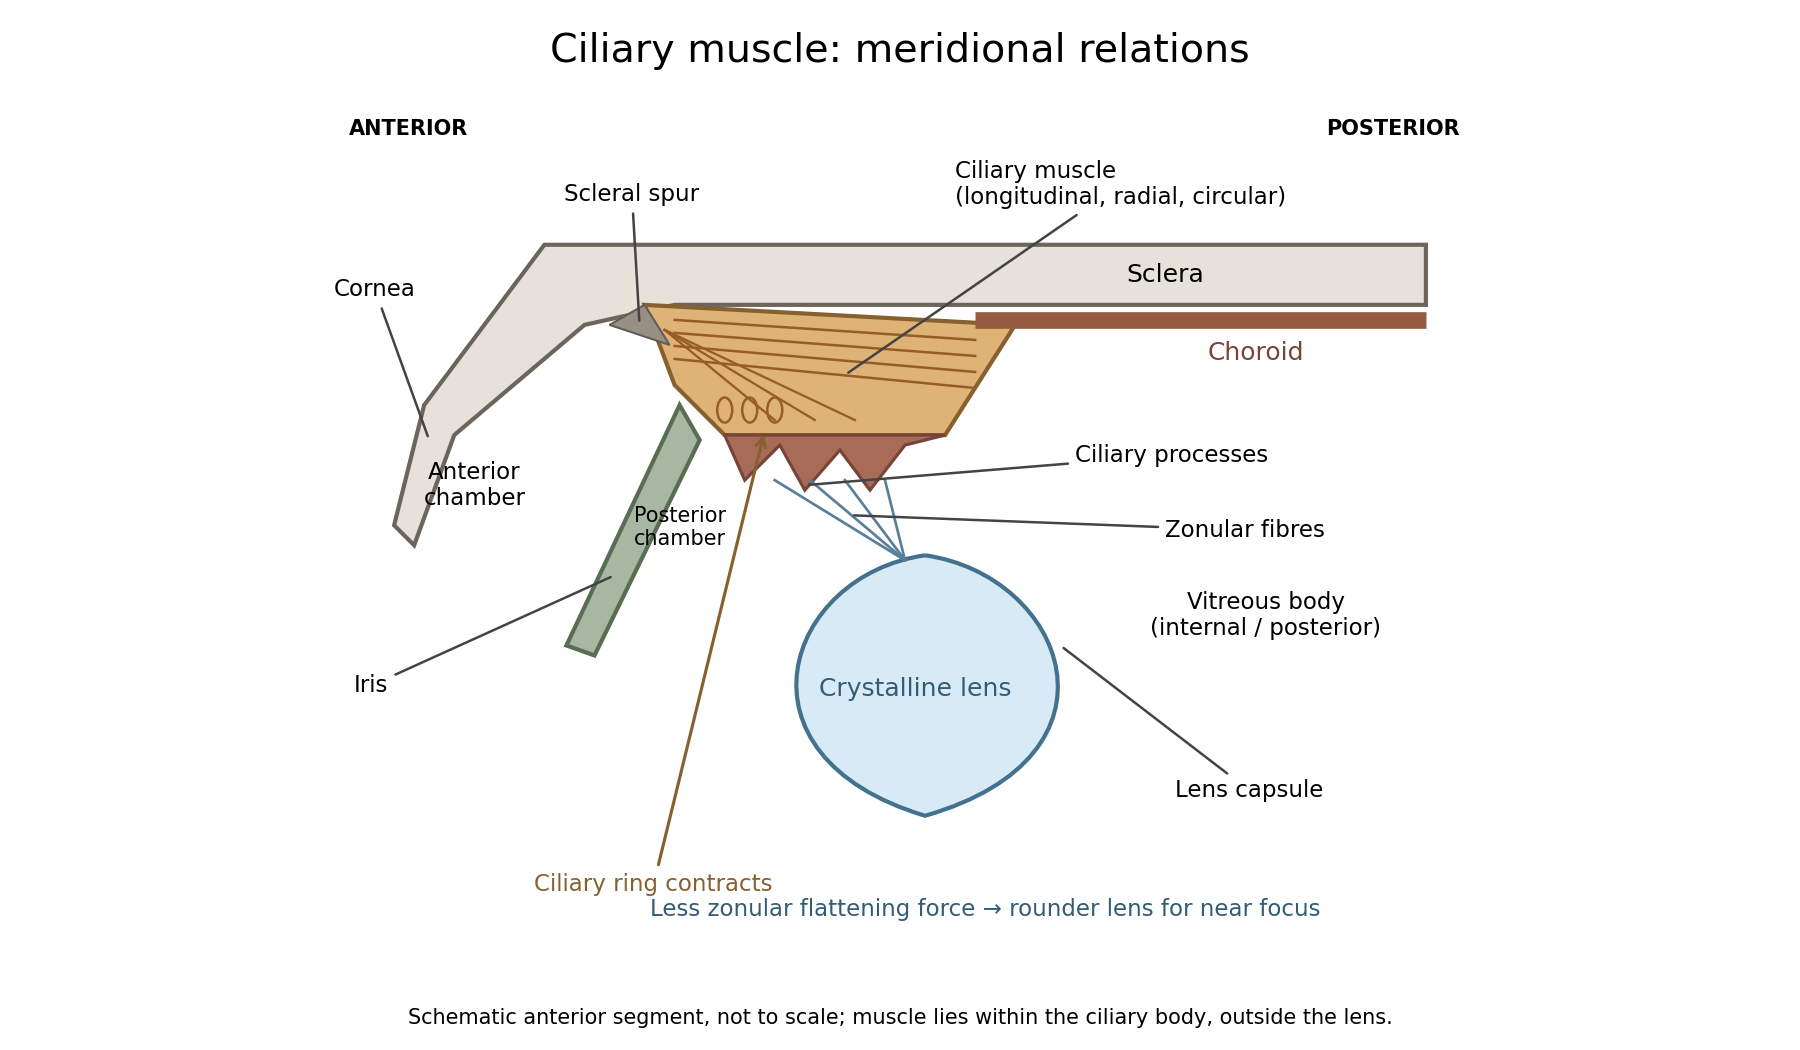

The Python source for this figure:
"""Original meridional schematic; writes an opaque PNG to CWD.
Tested with Python 3.14, matplotlib 3.10.7 and numpy 2.3.5.
"""
import os
from pathlib import Path
os.environ.setdefault('MPLCONFIGDIR',str(Path(__file__).resolve().parents[3]/'_out'/'matplotlib'))
import matplotlib
matplotlib.use('Agg')
import matplotlib.pyplot as plt
from matplotlib.patches import Polygon,Ellipse,PathPatch
from matplotlib.path import Path as MPath
plt.rcParams.update({'font.family':'DejaVu Sans','font.size':12})
fig,ax=plt.subplots(figsize=(12,7),facecolor='white')
# Anterior at left. The lens is below and internal to the ciliary muscle.
ax.add_patch(Polygon([(2.2,6.6),(11,6.6),(11,6.0),(3.5,6.0),(2.6,5.8),(1.3,4.7),(.9,3.6),(.7,3.8),(1.0,5.0)],closed=True,facecolor='#e6e1d9',edgecolor='#6d655c',lw=2))
ax.plot([6.5,11],[5.85,5.85],color='#955c42',lw=8,solid_capstyle='butt')
ax.add_patch(Polygon([(3.2,6.0),(6.9,5.8),(6.2,4.7),(4.0,4.7),(3.5,5.2)],closed=True,facecolor='#dfb276',edgecolor='#86602f',lw=2))
# Ciliary processes and root of iris; process outline is a schematic fold.
ax.add_patch(Polygon([(4,4.7),(4.2,4.25),(4.55,4.6),(4.8,4.15),(5.15,4.55),(5.45,4.15),(5.8,4.6),(6.2,4.7)],closed=True,facecolor='#a76b58',edgecolor='#774439',lw=1.5))
ax.add_patch(Polygon([(3.55,5.0),(3.75,4.65),(2.7,2.5),(2.42,2.6)],closed=True,facecolor='#a8b7a2',edgecolor='#586d52',lw=2))
ax.add_patch(Polygon([(3.2,6.0),(2.85,5.8),(3.45,5.6)],closed=True,facecolor='#999084',edgecolor='#635d55'))
# Longitudinal, radial and circular muscle markings.
for i in range(4):ax.plot([3.5,6.5],[5.85-.13*i,5.65-.16*i],color='#975d29',lw=1.2)
for x in (3.8,4.2,4.6):ax.plot([3.4,x+.7],[5.75,4.85],color='#975d29',lw=1.1)
for x in (4.0,4.25,4.5):ax.add_patch(Ellipse((x,4.95),.15,.25,fill=False,edgecolor='#975d29',lw=1.2))
# Biconvex lens profile, capsule and zonular insertions near equator.
lens=[(6.0,3.5),(4.6,3.3),(4.0,1.5),(6.0,.9),(8.1,1.5),(7.4,3.3),(6.0,3.5)]
ax.add_patch(PathPatch(MPath(lens,[MPath.MOVETO]+[MPath.CURVE4]*6),facecolor='#d8eaf5',edgecolor='#44728e',lw=2))
for x in (4.5,4.85,5.2,5.6):ax.plot([x,5.8],[4.25,3.45],color='#597f9a',lw=1.3)
ax.text(5.9,2.1,'Crystalline lens',ha='center',color='#335c77')
ax.text(1.5,4.0,'Anterior\nchamber',ha='center',fontsize=11)
ax.text(3.55,3.6,'Posterior\nchamber',ha='center',fontsize=10)
ax.text(9.4,2.7,'Vitreous body\n(internal / posterior)',ha='center',fontsize=11)
ax.text(8.4,6.23,'Sclera',ha='center',fontsize=12)
ax.text(9.3,5.45,'Choroid',ha='center',color='#774439')
def lab(text,xy,xytext,ha='left'):
 ax.annotate(text,xy,xytext=xytext,va='center',ha=ha,fontsize=11,arrowprops={'arrowstyle':'-','color':'#444','lw':1.2},bbox={'facecolor':'white','edgecolor':'none','pad':1.5})
lab('Cornea',(1.05,4.65),(.1,6.15))
lab('Scleral spur',(3.15,5.8),(2.4,7.1))
lab('Ciliary muscle\n(longitudinal, radial, circular)',(5.2,5.3),(6.3,7.2))
lab('Ciliary processes',(4.8,4.2),(7.5,4.5))
lab('Zonular fibres',(5.25,3.9),(8.4,3.75))
lab('Iris',(2.9,3.3),(.3,2.2))
lab('Lens capsule',(7.35,2.6),(8.5,1.15))
ax.text(.25,7.7,'ANTERIOR',fontsize=10,fontweight='bold');ax.text(10.0,7.7,'POSTERIOR',fontsize=10,fontweight='bold')
ax.annotate('Ciliary ring contracts',xy=(4.4,4.75),xytext=(2.1,.15),fontsize=11,color='#86602f',arrowprops={'arrowstyle':'->','color':'#86602f','lw':1.5})
ax.text(6.6,-.1,'Less zonular flattening force → rounder lens for near focus',ha='center',fontsize=11,color='#335c77')
ax.set(xlim=(0,11.5),ylim=(-.6,8.1));ax.set_aspect('equal');ax.axis('off')
fig.suptitle('Ciliary muscle: meridional relations',fontsize=19,y=.97)
fig.text(.5,.025,'Schematic anterior segment, not to scale; muscle lies within the ciliary body, outside the lens.',ha='center',fontsize=10)
fig.subplots_adjust(left=.02,right=.98,top=.91,bottom=.08)
fig.savefig('anatomy-1864-ciliary-muscle.png',dpi=150,facecolor='white',metadata={'Software':'codex-wiki anatomical generator'})
